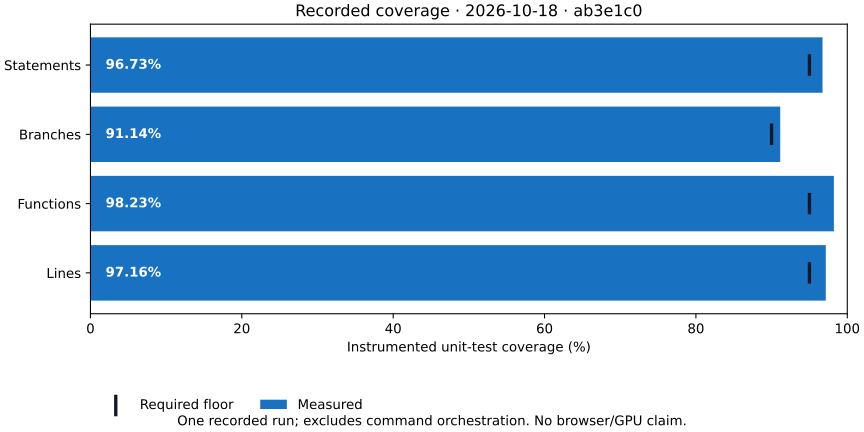

Here is the Python script that generated this plot:
"""Optional documentation example: python coverage-example.py (Matplotlib 3.10.7)."""

import json
from pathlib import Path

import matplotlib

matplotlib.use("Agg")
import matplotlib.pyplot as plt

folder = Path(__file__).resolve().parent
data = json.loads((folder / "coverage-example.json").read_text(encoding="utf-8"))
rows = data["metrics"]
# Use the reported percentages: the coverage reporter truncates rather than rounds.
values = [row["percent"] for row in rows]

with plt.rc_context({"font.family": "sans-serif", "svg.fonttype": "none",
                     "font.sans-serif": ["DejaVu Sans", "Arial", "sans-serif"],
                     "svg.hashsalt": "coverage-example"}):
    fig, ax = plt.subplots(figsize=(9, 4.5), layout="constrained")
    ax.barh([row["name"] for row in rows], values, color="#1971C2", label="Measured")
    ax.scatter([row["floor"] for row in rows], range(len(rows)), color="#0F172A",
               marker="|", s=260, linewidths=2.5, label="Required floor", zorder=3)
    for index, value in enumerate(values):
        ax.text(2, index, f"{value:.2f}%", va="center", color="white", weight="bold")
    ax.invert_yaxis()
    ax.set(xlim=(0, 100), xlabel="Instrumented unit-test coverage (%)",
           title=f"Recorded coverage · {data['date']} · {data['commit'][:7]}")
    ax.legend(loc="lower left", bbox_to_anchor=(0, -0.38), ncols=2, frameon=False)
    fig.supxlabel("One recorded run; excludes command orchestration. No browser/GPU claim.",
                  fontsize=10)
    fig.savefig(folder / "coverage-example.svg", metadata={
        "Title": "Recorded unit-test coverage and required floors",
        "Description": data["scope"], "Date": data["date"],
    })
    plt.close(fig)

# Matplotlib emits spaces before SVG path line breaks; retain clean text diffs.
output = folder / "coverage-example.svg"
output.write_text("\n".join(line.rstrip() for line in output.read_text(encoding="utf-8").splitlines()) + "\n",
                  encoding="utf-8")
